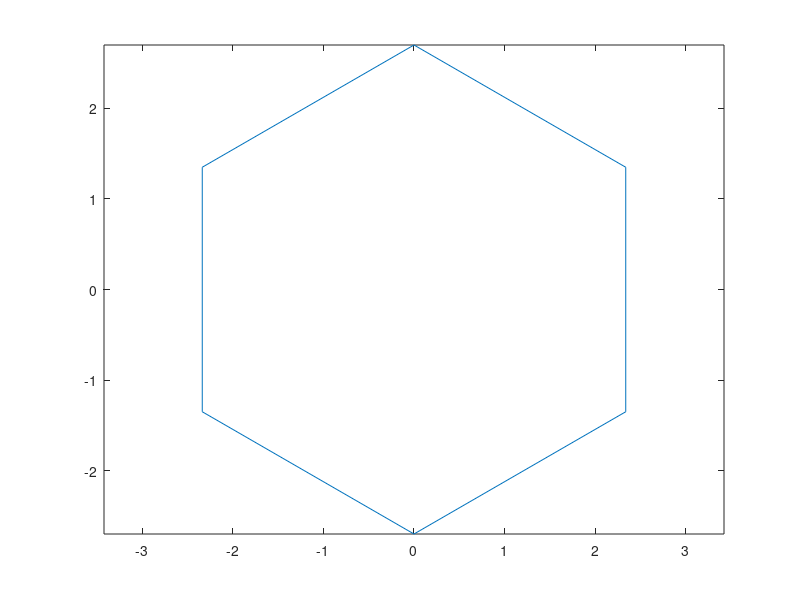

The MATLAB source for this figure:
% Draw Equilateral Polygon

N = 6; % side number
a = 2.7; % side length
r = a/(2*sin(pi/N)); % corner radius

th = linspace(0,2*pi,N+1);
x = r*sin(th); y = r*cos(th);
figure; plot(x,y); axis equal